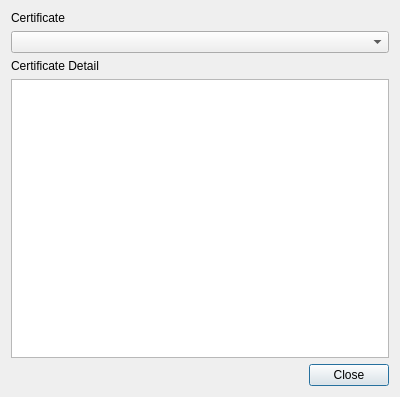
<?xml version="1.0" encoding="UTF-8"?>
<ui version="4.0">
 <class>CertificateDetails</class>
 <widget class="QDialog" name="CertificateDetails">
  <property name="geometry">
   <rect>
    <x>0</x>
    <y>0</y>
    <width>400</width>
    <height>397</height>
   </rect>
  </property>
  <property name="windowTitle">
   <string>Display Certificate Information</string>
  </property>
  <layout class="QVBoxLayout">
   <property name="sizeConstraint">
    <enum>QLayout::SetDefaultConstraint</enum>
   </property>
   <item>
    <widget class="QLabel" name="label">
     <property name="text">
      <string>Certificate</string>
     </property>
    </widget>
   </item>
   <item>
    <widget class="QComboBox" name="certificateList">
     <property name="minimumContentsLength">
      <number>3</number>
     </property>
    </widget>
   </item>
   <item>
    <widget class="QLabel" name="label_2">
     <property name="text">
      <string>Certificate Detail</string>
     </property>
    </widget>
   </item>
   <item>
    <widget class="QListWidget" name="certificateDetail">
     <property name="font">
      <font>
       <pointsize>10</pointsize>
      </font>
     </property>
     <property name="wordWrap">
      <bool>true</bool>
     </property>
    </widget>
   </item>
   <item>
    <layout class="QHBoxLayout">
     <property name="sizeConstraint">
      <enum>QLayout::SetDefaultConstraint</enum>
     </property>
     <item>
      <spacer>
       <property name="orientation">
        <enum>Qt::Horizontal</enum>
       </property>
       <property name="sizeHint" stdset="0">
        <size>
         <width>40</width>
         <height>20</height>
        </size>
       </property>
      </spacer>
     </item>
     <item>
      <widget class="QDialogButtonBox" name="buttonBox">
       <property name="standardButtons">
        <set>QDialogButtonBox::Close</set>
       </property>
      </widget>
     </item>
    </layout>
   </item>
  </layout>
 </widget>
 <resources/>
 <connections>
  <connection>
   <sender>buttonBox</sender>
   <signal>clicked(QAbstractButton*)</signal>
   <receiver>CertificateDetails</receiver>
   <slot>accept()</slot>
   <hints>
    <hint type="sourcelabel">
     <x>343</x>
     <y>374</y>
    </hint>
    <hint type="destinationlabel">
     <x>352</x>
     <y>422</y>
    </hint>
   </hints>
  </connection>
 </connections>
</ui>
